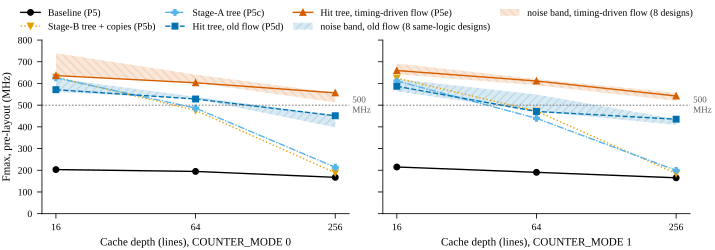

Recreate this plot in Python.
"""Fig. (e): pre-layout Fmax (NanGate45, 1 GHz netlists) vs cache depth across the design iterations, COUNTER_MODE 0
and 1, with the flow noise band (min-max Fmax of 8 same-logic designs) for the old flow (P5d) and the P5e flow.

Reads results/{P5,P5b,P5c/tree_copies,P5d,P5e/new}/d*_m*_1000MHz/sta.txt and the noise-floor designs listed in
NOISE (same directories as tools/make_tables.py).
"""
import re

from style import DOUBLE, plt, read, save

DEPTHS = (16, 64, 256)
ITER = [('Baseline (P5)', 'results/P5', '#000000', 'o', '-'),
        ('Stage-B tree + copies (P5b)', 'results/P5b', '#E69F00', 'v', ':'),
        ('Stage-A tree (P5c)', 'results/P5c/tree_copies', '#56B4E9', 'P', (0, (5, 1, 1, 1))),
        ('Hit tree, old flow (P5d)', 'results/P5d', '#0072B2', 's', '--'),
        ('Hit tree, timing-driven flow (P5e)', 'results/P5e/new', '#D55E00', '^', '-')]
NOISE = {'results/P5d': ['results/P5d', 'results/P5d/noise/null_tagcmp_swap', 'results/P5d/noise/null_hitor_swap',
                         'results/P5d/noise/null_stageB_gt', 'results/P5d/attempt1_packed_vectors'] +
         [f'results/P5d/attempt1_packed_vectors/noise/{v}' for v in ('null_tagcmp_swap', 'null_hitor_swap', 'null_stageB_gt')],
         'results/P5e/new': ['results/P5e/new'] + [f'results/P5e/noise/{a}{v}' for a in ('final_', 'packed_')
                                                   for v in ('null_tagcmp_swap', 'null_hitor_swap', 'null_stageB_gt')]
         + ['results/P5e/noise/packed']}


def fmax(d, depth, mode):
    sta = read(f'{d}/d{depth}_m{mode}_1000MHz/sta.txt')
    period = float(re.search(r'^PERIOD_NS (\S+)', sta, re.M).group(1))
    wns = float(re.search(r'^wns max (\S+)', sta, re.M).group(1))
    assert wns < 0, (d, depth, mode)
    return 1e3 / (period - wns)


fig, axes = plt.subplots(1, 2, figsize=(DOUBLE, 2.5), sharey=True)
for ax, mode in zip(axes, (0, 1)):
    for d, col in (('results/P5d', '#0072B2'), ('results/P5e/new', '#D55E00')):
        lo = [min(fmax(v, n, mode) for v in NOISE[d]) for n in DEPTHS]
        hi = [max(fmax(v, n, mode) for v in NOISE[d]) for n in DEPTHS]
        ax.fill_between(DEPTHS, lo, hi, color=col, alpha=0.15, lw=0,
                        hatch='////' if d == 'results/P5d' else '\\\\\\\\', edgecolor=col)
    for lab, d, col, mk, ls in ITER:
        ax.plot(DEPTHS, [fmax(d, n, mode) for n in DEPTHS], color=col, marker=mk, ls=ls, label=lab)
    ax.axhline(500, color='0.4', lw=0.6, ls=(0, (2, 2)))
    ax.text(1.01, 500, '500\nMHz', fontsize=6.5, color='0.35', va='center', ha='left',
            transform=ax.get_yaxis_transform())
    ax.set_xscale('log', base=2)
    ax.set_xticks(DEPTHS, [str(n) for n in DEPTHS])
    ax.minorticks_off()
    ax.set_xlabel(f'Cache depth (lines), COUNTER_MODE {mode}')
    ax.set_ylim(0, 800)
axes[0].set_ylabel('Fmax, pre-layout (MHz)')
h, lab = axes[0].get_legend_handles_labels()
h += [plt.Rectangle((0, 0), 1, 1, fc='#0072B2', alpha=0.15, hatch='////', ec='#0072B2', lw=0),
      plt.Rectangle((0, 0), 1, 1, fc='#D55E00', alpha=0.15, hatch='\\\\\\\\', ec='#D55E00', lw=0)]
lab += ['noise band, old flow (8 same-logic designs)', 'noise band, timing-driven flow (8 designs)']
fig.legend(h, lab, loc='outside upper center', ncol=4, columnspacing=1.0)
save(fig, 'fig_fmax')
